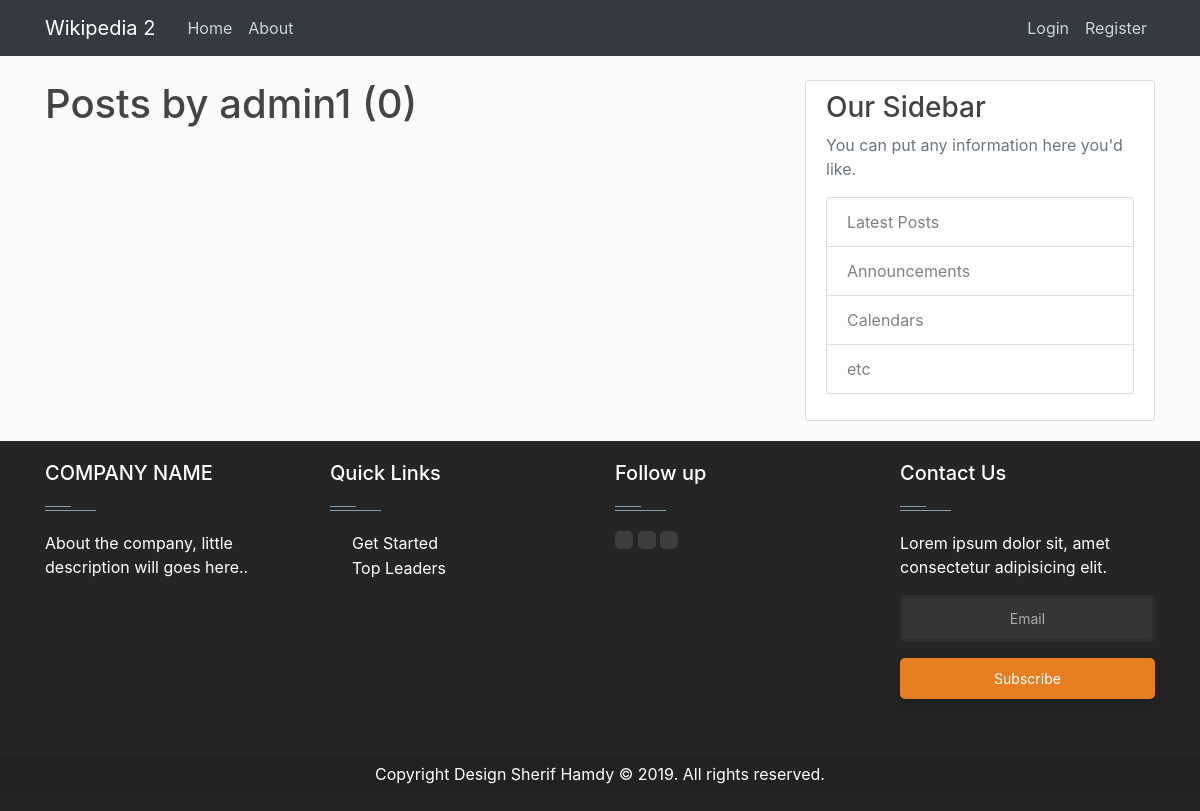
Before: /user/admin1/ with the older database file.
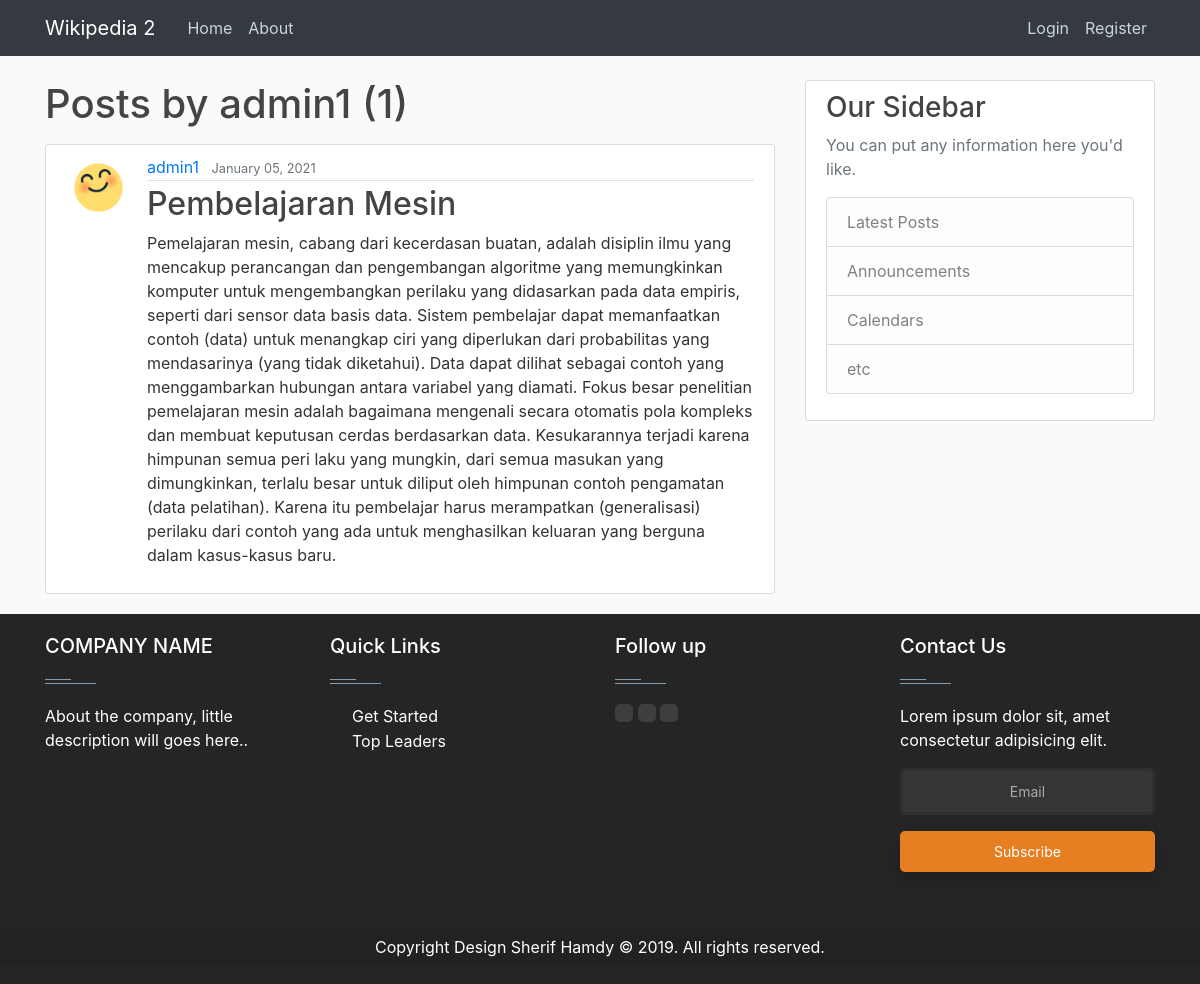
After: the same page with the newer database file.
### blog/models.py (models this page shows, shortened)
class Post(models.Model):
    title = models.CharField(max_length=100)
    content = models.TextField()
    date_posted = models.DateTimeField(default=timezone.now)
    author = models.ForeignKey(User, on_delete=models.CASCADE)

### users/models.py (models this page shows, shortened)
class Profile(models.Model):
    user = models.OneToOneField(User, on_delete=models.CASCADE)
    image = models.ImageField(default="default.jpg", upload_to="profile_pics")

### blog/views.py (the view)
# urls.py: path("user/<str:username>/", UserPostListView.as_view(), name="user-posts"),
class UserPostListView(ListView):
    model = Post
    template_name = "blog/user_posts.html"  # <app>/<model>_<viewtype>.html
    context_object_name = "posts"
    ordering = ["-date_posted"]
    paginate_by = 5
    def get_queryset(self):
        user = get_object_or_404(User, username=self.kwargs.get("username"))
        return Post.objects.filter(author=user).order_by("-date_posted")

### blog/templates/blog/user_posts.html (shortened to what this page needs)
{% extends "blog/base.html" %}
{% block content %}
   <h1 class="mb-3">Posts by {{ view.kwargs.username }} ({{ page_obj.paginator.count }})</h1>
   {% for post in posts %}
      <article class="media content-section">
        <img class="rounded-circle article-img" src="{{ post.author.profile.image.url }}">
        <div class="media-body">
          <div class="article-metadata">
            <a class="mr-2" href="{% url 'user-posts' post.author.username %}">{{ post.author }}</a>
            <small class="text-muted">{{ post.date_posted|date:"F d, Y" }}</small>
          </div>
          <h2><a class="article-title" href="{%url 'post-detail' post.id%}">{{ post.title }}</a></h2>
          <p class="article-content">{{ post.content }}</p>
        </div>
      </article>
   {% endfor %}
{% endblock content %}

Changed rows visible on the page:
added Post: author.profile.image (picture), author "admin1", date_posted "January 05, 2021", title "Pembelajaran Mesin", content "Pemelajaran mesin, cabang dari kecerdasan buatan, adalah disiplin ilmu yang mencakup perancangan dan pengembangan algoritme yang memungkinkan komputer untuk mengembangkan perilaku yang didasarkan pada data empiris, seperti dari sensor data basis data. Sistem pembelajar dapat memanfaatkan contoh (data) untuk menangkap ciri yang diperlukan dari probabilitas yang mendasarinya (yang tidak diketahui). Data dapat dilihat sebagai contoh yang menggambarkan hubungan antara variabel yang diamati. Fokus besar penelitian pemelajaran mesin adalah bagaimana mengenali secara otomatis pola kompleks dan membuat keputusan cerdas berdasarkan data. Kesukarannya terjadi karena himpunan semua peri laku yang…"
Other visible differences:
{{ page_obj.paginator.count }}: "0" → "1"
